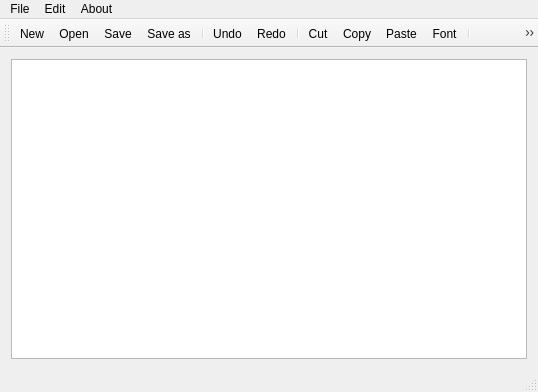
<?xml version="1.0" encoding="UTF-8"?>
<ui version="4.0">
 <class>MainWindow</class>
 <widget class="QMainWindow" name="MainWindow">
  <property name="geometry">
   <rect>
    <x>0</x>
    <y>0</y>
    <width>538</width>
    <height>392</height>
   </rect>
  </property>
  <property name="windowTitle">
   <string>MainWindow</string>
  </property>
  <widget class="QWidget" name="centralWidget">
   <layout class="QVBoxLayout" name="verticalLayout">
    <item>
     <widget class="QTextEdit" name="textEdit"/>
    </item>
   </layout>
  </widget>
  <widget class="QMenuBar" name="menuBar">
   <property name="geometry">
    <rect>
     <x>0</x>
     <y>0</y>
     <width>538</width>
     <height>21</height>
    </rect>
   </property>
   <widget class="QMenu" name="menuFile">
    <property name="title">
     <string>File</string>
    </property>
    <addaction name="actionNew"/>
    <addaction name="actionOpen"/>
    <addaction name="separator"/>
    <addaction name="actionSave"/>
    <addaction name="actionSave_as"/>
    <addaction name="separator"/>
    <addaction name="actionEmpty"/>
   </widget>
   <widget class="QMenu" name="menuEdit">
    <property name="title">
     <string>Edit</string>
    </property>
    <widget class="QMenu" name="menuText">
     <property name="title">
      <string>Text</string>
     </property>
     <addaction name="actionText_Color"/>
     <addaction name="actionText_Background"/>
    </widget>
    <addaction name="actionUndo"/>
    <addaction name="actionRedo"/>
    <addaction name="separator"/>
    <addaction name="actionCut"/>
    <addaction name="actionCopy"/>
    <addaction name="actionPaste"/>
    <addaction name="separator"/>
    <addaction name="actionFont"/>
    <addaction name="menuText"/>
    <addaction name="separator"/>
    <addaction name="actionPalette_Color"/>
   </widget>
   <widget class="QMenu" name="menuAbout">
    <property name="title">
     <string>About</string>
    </property>
    <addaction name="actionAbout_Notepad_1_0"/>
    <addaction name="separator"/>
    <addaction name="actionEmpty_3"/>
   </widget>
   <addaction name="menuFile"/>
   <addaction name="menuEdit"/>
   <addaction name="menuAbout"/>
  </widget>
  <widget class="QToolBar" name="mainToolBar">
   <attribute name="toolBarArea">
    <enum>TopToolBarArea</enum>
   </attribute>
   <attribute name="toolBarBreak">
    <bool>false</bool>
   </attribute>
   <addaction name="actionNew"/>
   <addaction name="actionOpen"/>
   <addaction name="actionSave"/>
   <addaction name="actionSave_as"/>
   <addaction name="separator"/>
   <addaction name="actionUndo"/>
   <addaction name="actionRedo"/>
   <addaction name="separator"/>
   <addaction name="actionCut"/>
   <addaction name="actionCopy"/>
   <addaction name="actionPaste"/>
   <addaction name="actionFont"/>
   <addaction name="separator"/>
   <addaction name="actionAbout_Notepad_1_0"/>
  </widget>
  <widget class="QStatusBar" name="statusBar"/>
  <action name="actionNew">
   <property name="icon">
    <iconset resource="resource.qrc">
     <normaloff>:/rsc/img/new_1.png</normaloff>:/rsc/img/new_1.png</iconset>
   </property>
   <property name="text">
    <string>New</string>
   </property>
  </action>
  <action name="actionOpen">
   <property name="icon">
    <iconset resource="resource.qrc">
     <normaloff>:/rsc/img/open.png</normaloff>:/rsc/img/open.png</iconset>
   </property>
   <property name="text">
    <string>Open</string>
   </property>
  </action>
  <action name="actionSave">
   <property name="icon">
    <iconset resource="resource.qrc">
     <normaloff>:/rsc/img/save_file.png</normaloff>:/rsc/img/save_file.png</iconset>
   </property>
   <property name="text">
    <string>Save</string>
   </property>
  </action>
  <action name="actionSave_as">
   <property name="icon">
    <iconset resource="resource.qrc">
     <normaloff>:/rsc/img/save_as.png</normaloff>:/rsc/img/save_as.png</iconset>
   </property>
   <property name="text">
    <string>Save as</string>
   </property>
  </action>
  <action name="actionEmpty">
   <property name="text">
    <string>Empty</string>
   </property>
  </action>
  <action name="actionUndo">
   <property name="icon">
    <iconset resource="resource.qrc">
     <normaloff>:/rsc/img/left.png</normaloff>:/rsc/img/left.png</iconset>
   </property>
   <property name="text">
    <string>Undo</string>
   </property>
  </action>
  <action name="actionRedo">
   <property name="icon">
    <iconset resource="resource.qrc">
     <normaloff>:/rsc/img/right.png</normaloff>:/rsc/img/right.png</iconset>
   </property>
   <property name="text">
    <string>Redo</string>
   </property>
  </action>
  <action name="actionCut">
   <property name="icon">
    <iconset resource="resource.qrc">
     <normaloff>:/rsc/img/cut.png</normaloff>:/rsc/img/cut.png</iconset>
   </property>
   <property name="text">
    <string>Cut</string>
   </property>
  </action>
  <action name="actionCopy">
   <property name="icon">
    <iconset resource="resource.qrc">
     <normaloff>:/rsc/img/copy.png</normaloff>:/rsc/img/copy.png</iconset>
   </property>
   <property name="text">
    <string>Copy</string>
   </property>
  </action>
  <action name="actionPaste">
   <property name="icon">
    <iconset resource="resource.qrc">
     <normaloff>:/rsc/img/paste.png</normaloff>:/rsc/img/paste.png</iconset>
   </property>
   <property name="text">
    <string>Paste</string>
   </property>
  </action>
  <action name="actionEmpty_2">
   <property name="text">
    <string>Empty</string>
   </property>
  </action>
  <action name="actionAbout_Notepad_1_0">
   <property name="icon">
    <iconset resource="resource.qrc">
     <normaloff>:/rsc/img/info.png</normaloff>:/rsc/img/info.png</iconset>
   </property>
   <property name="text">
    <string>About Notepad 1.0</string>
   </property>
  </action>
  <action name="actionEmpty_3">
   <property name="text">
    <string>Empty</string>
   </property>
  </action>
  <action name="actionFont">
   <property name="icon">
    <iconset resource="resource.qrc">
     <normaloff>:/rsc/img/font.png</normaloff>:/rsc/img/font.png</iconset>
   </property>
   <property name="text">
    <string>Font</string>
   </property>
  </action>
  <action name="actionText_Color">
   <property name="icon">
    <iconset resource="resource.qrc">
     <normaloff>:/rsc/img/text.png</normaloff>:/rsc/img/text.png</iconset>
   </property>
   <property name="text">
    <string>Text Color</string>
   </property>
  </action>
  <action name="actionText_Background">
   <property name="text">
    <string>Text Background</string>
   </property>
  </action>
  <action name="actionPalette_Color">
   <property name="text">
    <string>Palette Color</string>
   </property>
  </action>
 </widget>
 <layoutdefault spacing="6" margin="11"/>
 <resources>
  <include location="resource.qrc"/>
 </resources>
 <connections/>
</ui>
